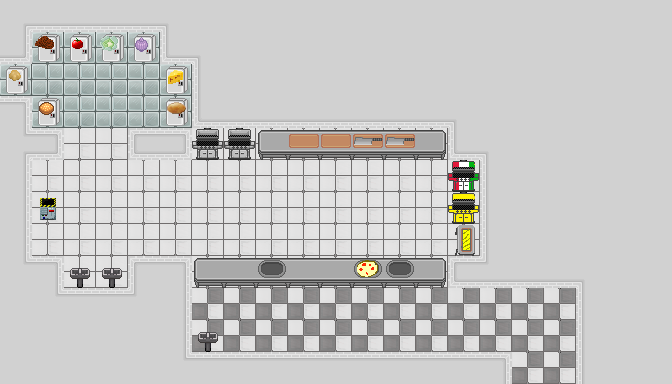

A level layout from a 2D game, rendered from its tile map. Below: a short description, then the map file with tile-grid data replaced by summaries:
An orthogonal 21x12 tile map with 32x32 px tiles, 3 tile layers (turf, wall, obj), 15 hidden layers not drawn.

<map version="1.10" tiledversion="1.10.1" orientation="orthogonal" renderorder="right-down" width="21" height="12" tilewidth="32" tileheight="32" infinite="0" nextlayerid="25" nextobjectid="12">
 <tileset firstgid="1" source="tiles.tsx" />
 <layer id="1" name="turf" width="21" height="12">
  <data>[252 cells, 103 non-empty, 3 distinct tile ids]</data>
 </layer>
 <layer id="6" name="wall" width="21" height="12">
  <data>[252 cells, 149 non-empty, 16 distinct tile ids]</data>
 </layer>
 <layer id="4" name="obj" width="21" height="12">
  <data>[252 cells, 31 non-empty, 21 distinct tile ids]</data>
 </layer>
 <layer id="7" name="collision" width="21" height="12" visible="0">
  <data>[252 cells, 252 non-empty, 3 distinct tile ids]</data>
 </layer>
 <layer id="9" name="cuttingBoard" width="21" height="12" visible="0">
  <data>[252 cells, 2 non-empty, 1 distinct tile ids]</data>
 </layer>
 <layer id="10" name="MakingBoard" width="21" height="12" visible="0">
  <data>[252 cells, 2 non-empty, 1 distinct tile ids]</data>
 </layer>
 <layer id="11" name="GrillMachine" width="21" height="12" visible="0">
  <data>[252 cells, 2 non-empty, 1 distinct tile ids]</data>
 </layer>
 <layer id="21" name="goldgrill" width="21" height="12" visible="0">
  <data>[252 cells, 1 non-empty, 1 distinct tile ids]</data>
 </layer>
 <layer id="22" name="goldforming" width="21" height="12" visible="0">
  <data>[252 cells, 1 non-empty, 1 distinct tile ids]</data>
 </layer>
 <layer id="23" name="pizzagrill" width="21" height="12" visible="0">
  <data>[252 cells, 1 non-empty, 1 distinct tile ids]</data>
 </layer>
 <layer id="24" name="potato" width="21" height="12" visible="0">
  <data>[252 cells, 1 non-empty, 1 distinct tile ids]</data>
 </layer>
 <layer id="13" name="meat" width="21" height="12" visible="0">
  <data>[252 cells, 1 non-empty, 1 distinct tile ids]</data>
 </layer>
 <layer id="15" name="tomato" width="21" height="12" visible="0">
  <data>[252 cells, 1 non-empty, 1 distinct tile ids]</data>
 </layer>
 <layer id="16" name="lettuce" width="21" height="12" visible="0">
  <data>[252 cells, 1 non-empty, 1 distinct tile ids]</data>
 </layer>
 <layer id="17" name="onion" width="21" height="12" visible="0">
  <data>[252 cells, 1 non-empty, 1 distinct tile ids]</data>
 </layer>
 <layer id="18" name="bun" width="21" height="12" visible="0">
  <data>[252 cells, 1 non-empty, 1 distinct tile ids]</data>
 </layer>
 <layer id="19" name="cheese" width="21" height="12" visible="0">
  <data>[252 cells, 1 non-empty, 1 distinct tile ids]</data>
 </layer>
 <layer id="20" name="dough" width="21" height="12" visible="0">
  <data>[252 cells, 1 non-empty, 1 distinct tile ids]</data>
 </layer>
</map>
